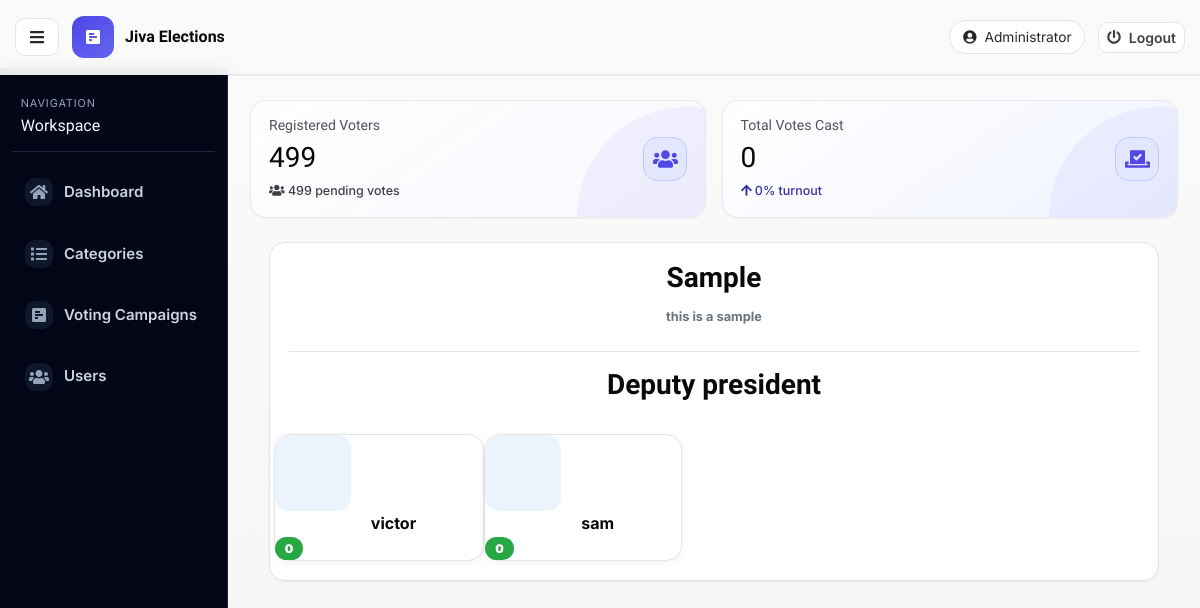
The page / (signed in) on the database its author committed.
### tables this page shows
CREATE TABLE `category_list` (
  `id` int(30) NOT NULL,
  `category` text NOT NULL
);

CREATE TABLE `voting_opt` (
  `id` int(30) NOT NULL,
  `voting_id` int(30) NOT NULL,
  `category_id` int(30) NOT NULL,
  `image_path` text NOT NULL,
  `opt_txt` text NOT NULL
);

### home.php (the view, shortened to what this page needs)
<div class="containe-fluid">
	<?php include('db_connect.php') ;
	$v_arr = array();
	$opts = $conn->query("SELECT * FROM voting_opt where voting_id=".$id);
	$opt_arr = array();
		while($row=$opts->fetch_assoc()){
		$opt_arr[$row['category_id']][] = $row;
	}
	$total_voters = $conn->query('SELECT * FROM users where type = 2 ')->num_rows;
	$total_voted = $conn->query('SELECT distinct(user_id) FROM votes where voting_id = '.$id)->num_rows;
	$turnout_percent = $total_voters > 0 ? round(($total_voted / $total_voters) * 100, 1) : 0;
	$pending_voters = max($total_voters - $total_voted, 0);
	?>
	<div class="row">
		<div class="col-lg-12">
			<div class="dashboard-stats">
				<div class="stat-card stat-card-a">
					<div class="stat-copy">
						<h5>Registered Voters</h5>
						<h3><?php echo $total_voters ?></h3>
						<p class="stat-trend trend-neutral"><i class="fa fa-users"></i> <?php echo $pending_voters ?> pending votes</p>
					</div>
					<div class="stat-icon"><i class="fa fa-users"></i></div>
				</div>
				<div class="stat-card stat-card-b">
					<div class="stat-copy">
						<h5>Total Votes Cast</h5>
						<h3><?php echo $total_voted ?></h3>
						<p class="stat-trend trend-up"><i class="fa fa-arrow-up"></i> <?php echo $turnout_percent ?>% turnout</p>
					</div>
					<div class="stat-icon"><i class="fa fa-vote-yea"></i></div>
				</div>
			</div>
		</div>
	</div>
	<div class="row mt-4 ml-1 mr-1">
			<div class="col-lg-12">
			<div class="card">
				<div class="card-body">
					<div class="text-center mb-4">
						<h3 class="mb-2"><b><?php echo $title ?></b></h3>
						<small class="text-muted"><b><?php echo $description; ?></b></small>
					</div>
					<?php
					$cats = $conn->query("SELECT * FROM category_list where id in (SELECT category_id from voting_opt where voting_id = '".$id."' )");
					while($row = $cats->fetch_assoc()):
					?>
						<hr>
						<div class="row mb-4">
							<div class="col-md-12">
									<div class="text-center">
										<h3><b><?php echo $row['category'] ?></b></h3>
									</div>
							</div>
						</div>
						<div class="row mt-3 candidate-grid">
						<?php foreach ($opt_arr[$row['id']] as $candidate) {
						?>
							<div class="candidate" style="position: relative;">
								<div class="img-field">
								</div>
								<div class="candidate_name"><?php echo $candidate['opt_txt'] ?></div>
								<div class="vote-field">
									<span class="badge badge-success"><large><b><?php echo isset($v_arr[$candidate['id']]) ? number_format($v_arr[$candidate['id']]) : 0 ?></b></large></span>
								</div>
							</div>
						<?php } ?>
						</div>
					<?php endwhile; ?>
				</div>
			</div>
		</div>
		</div>
	</div>

### assets/css/style.css (style rules this page uses)
body { font-family: "Open Sans", sans-serif; color: #444444; width: 100%; height: calc(100%); }
h1, h2, h3, h4, h5, h6 { font-family: "Raleway", sans-serif; }
:root { --font-base: "Inter", sans-serif; --font-display: "Geist", "Inter", sans-serif; --bg-page: #f3f4f6; --bg-surface: #ffffff; --bg-soft: #f8fafc; --ink-900: #09090b; --ink-700: #27272a; --ink-500: #52525b; --brand-700: #4338ca; --brand-600: #4f46e5; --brand-500: #6366f1; --brand-accent: #818cf8; --danger-600: #d44747; --ring: 0 0 0 3px rgba(79, 70, 229, 0.18); --shadow-soft: 0 2px 8px rgba(15, 23, 42, 0.05); --shadow-card: 0 1px 2px rgba(15, 23, 42, 0.05); --radius-xl: 16px; --radius-lg: 14px; --radius-md: 12px; }
* { box-sizing: border-box; }
body, html { font-family: var(--font-base); background: linear-gradient(180deg, #fafafa 0%, #f4f4f5 100%); color: var(--ink-900); min-height: 100%; }
h1, h2, h3, h4, h5, h6 { font-family: var(--font-display); color: var(--ink-900); }
.admin-shell { min-height: 100vh; }
.card { border: 1px solid #e4e4e7; border-radius: var(--radius-xl); box-shadow: var(--shadow-card); overflow: hidden; background: var(--bg-surface); }
.card-body { padding: 1.15rem; }
.dashboard-stats { display: grid; grid-template-columns: repeat(2, minmax(220px, 1fr)); gap: 1rem; }
.stat-card { border-radius: var(--radius-xl); padding: 1rem 1.1rem; display: flex; justify-content: space-between; align-items: center; color: #09090b; position: relative; overflow: hidden; box-shadow: var(--shadow-card); border: 1px solid rgba(228, 228, 231, 0.75); backdrop-filter: blur(3px); }
.stat-card::after { content: ""; position: absolute; width: 220px; height: 220px; border-radius: 50%; right: -92px; bottom: -110px; background: rgba(99, 102, 241, 0.08); }
.stat-card-a { background: linear-gradient(145deg, rgba(255, 255, 255, 0.9), rgba(246, 246, 255, 0.88)); }
.stat-card-b { background: linear-gradient(145deg, rgba(255, 255, 255, 0.94), rgba(238, 242, 255, 0.9)); }
.stat-copy h5 { color: #52525b; font-size: .88rem; margin: 0; }
.stat-copy h3 { color: #09090b; font-size: 1.75rem; margin: .4rem 0 0; }
.stat-trend { margin: .5rem 0 0; font-size: .78rem; font-weight: 500; }
.trend-up { color: #3730a3; }
.trend-neutral { color: #3f3f46; }
.stat-icon { width: 44px; height: 44px; border-radius: 14px; display: inline-flex; justify-content: center; align-items: center; font-size: 1.25rem; background: #eef2ff; color: #4f46e5; border: 1px solid #c7d2fe; }
.candidate-grid { row-gap: 1rem; }
.candidate { border: 1px solid #e4e4e7; border-radius: 16px; background: #ffffff; box-shadow: var(--shadow-soft); }
.img-field { border-radius: 14px; background: #ebf4fd; left: .8rem; top: .8rem; width: 76px; height: 76px; padding: .28rem; }
.candidate_name { margin-left: 6rem; margin-right: 4.2rem; color: var(--ink-900); font-weight: 700; }
.vote-field { right: .7rem; bottom: .7rem; }
.badge { border-radius: 999px; padding: .36rem .62rem; }
main#view-panel > * { animation: riseIn .38s ease; }

### rows shown on the page
category_list: category "Deputy president"
voting_opt: opt_txt "victor", shows "0"
voting_opt: opt_txt "sam", shows "0"

### other values the page prints
$_SESSION['login_name'] "Administrator"
$total_voters "499"
$pending_voters "499"
$total_voted "0"
$turnout_percent "0"
$title "Sample"
$description "this is a sample"
